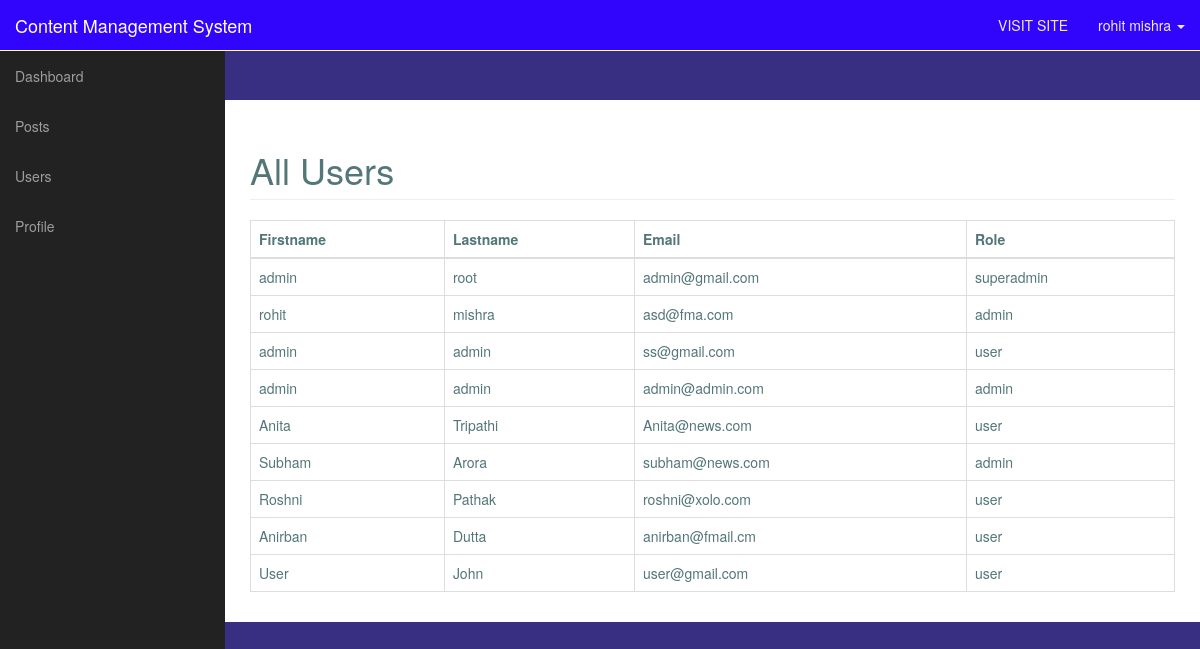
/CMS_Task_1/admin/users.php (signed in), run on the app's committed database.
### tables this page shows
CREATE TABLE `users` (
  `id` int(4) NOT NULL,
  `username` varchar(225) NOT NULL,
  `firstname` varchar(225) NOT NULL,
  `lastname` varchar(225) NOT NULL,
  `email` varchar(225) NOT NULL,
  `password` varchar(225) NOT NULL,
  `role` varchar(225) NOT NULL DEFAULT 'user'
);

### CMS_Task_1/admin/users.php (the view, shortened to what this page needs)
<?php include ('includes/connection.php');
include "includes/adminheader.php";
if (isset($_SESSION['role'])) {
$currentrole = $_SESSION['role'];
}
if ( $currentrole == 'user') {
echo "<script> alert('ONLY ADMIN CAN VIEW USERS');
window.location.href='./index.php'; </script>";
}
else {
    ?>
    <div id="wrapper">
    <?php include "includes/adminnav.php"; ?>
        <div id="page-wrapper">
            <div class="container-fluid">
                <div class="row">
                    <div class="col-lg-12">
                        <h1 class="page-header">
                            All Users
                        </h1>
    <table class="table table-bordered table-hover">
    <thead>
        <tr>
            <th>Firstname</th>
            <th>Lastname</th>
            <th>Email</th>
            <th>Role</th>
        </tr>
    </thead>
    <tbody>
        <?php
            $query = "SELECT * FROM users";
            $select_users = mysqli_query($conn, $query) or die(mysqli_error($conn));
            if (mysqli_num_rows($select_users) > 0 ) {
            while ($row = mysqli_fetch_array($select_users)) {
                $user_firstname = $row['firstname'];
                $user_lastname = $row['lastname'];
                $user_email = $row['email'];
                $user_role = $row['role'];
                echo "<tr>";
                echo "<td>$user_firstname</td>";
                echo "<td>$user_lastname</td>";
                echo "<td>$user_email</td>";
                echo "<td>$user_role</td>";
                echo "</tr>";
             }
        ?>
    </tbody>
 </table>
<?php
}
    ?>
    </div>
 </div>
 </div>
 </div>
 </div>
<?php
}
?>
    <?php include ('includes/adminfooter.php');
    ?>

### CMS_Task_1/admin/includes/adminheader.php (shortened to what this page needs)
<!DOCTYPE html>
<html lang="en">
<head>
    <link href="css/bootstrap.min.css" rel="stylesheet">
    <link href="css/sb-admin.css" rel="stylesheet">
</head>
<body>

### CMS_Task_1/admin/includes/adminnav.php (shortened to what this page needs)
 <nav class="navbar navbar-inverse navbar-fixed-top" role="navigation">
            <div class="navbar-header">
                <a class="navbar-brand" href="index.php">Content Management System</a>
            </div>
            <ul class="nav navbar-right top-nav">
                <li><a href="../index.php">VISIT SITE</a></li>
                <li class="dropdown">
                    <a href="#" class="dropdown-toggle" data-toggle="dropdown"><i class="fa fa-user"></i> <?php echo $_SESSION['firstname'] . ' ' . $_SESSION['lastname']; ?> <b class="caret"></b></a>
                </li>
            </ul>
<div class="collapse navbar-collapse navbar-ex1-collapse">
                <ul class="nav navbar-nav side-nav">
                    <li>
                        <a href="index.php" class="active"><i class="fa fa-fw fa-dashboard"></i> Dashboard</a>
                    </li>
                   <li>
                        <a href="javascript:;" class="dropdown-toggle" data-toggle="collapse" data-target="#posts"><i class="fa fa-fw fa-file-text"></i> Posts <i class="fa fa-fw fa-caret-down"></i></a>
                        <li>
                         <a href="javascript:;" data-toggle="collapse" data-target="#user"><i class="fa fa-fw fa-users"></i> Users <i class="fa fa-fw fa-caret-down"></i></a>
                    </li>
                    <li>
                        <a href="./profile.php?section=<?php echo $_SESSION['username']; ?>"><i class="fa fa-fw fa-user"></i> Profile</a>
                    </li>
                </ul>
            </div>
        </nav>

### CMS_Task_1/admin/includes/adminfooter.php (shortened to what this page needs)
</body>
</html>

### CMS_Task_1/admin/css/sb-admin.css (style rules this page uses)
body { margin-top: 100px; background-color: #222; }
@media (min-width:768px) { body { margin-top: 50px; } }
#wrapper { padding-left: 0; }
#page-wrapper { width: 100%; padding: 0; background-color: #fff; }
@media (min-width:768px) { #wrapper { padding-left: 225px; } }
@media (min-width:768px) { #page-wrapper { padding: 10px; } }
.top-nav { padding: 0 15px; }
.top-nav>li { display: inline-block; float: left; }
.top-nav>li>a { padding-top: 15px; padding-bottom: 15px; line-height: 20px; color: #999; }
@media (min-width:768px) { .side-nav { position: fixed; top: 51px; left: 225px; width: 225px; margin-left: -225px; border: none; border-radius: 0; overflow-y: auto; background-color: #222; bottom: 0; overflow-x: hidden; padding-bottom: 40px; } }
@media (min-width:768px) { .side-nav>li>a { width: 225px; } }

### CMS_Task_1/admin/includes/adminheader.php (style rules this page uses)
body { margin-top: 100px; background-color: #382f83; color: #537679; }
.navbar-inverse { background-color: #3105fb; border-color: #ffffff; }
.navbar-inverse .navbar-brand { color: #ffebeb; }
.top-nav>li>a { padding-top: 15px; padding-bottom: 15px; line-height: 20px; color: #eeeaea; }

### data on the page
users: firstname "admin", lastname "root", email "admin@gmail.com", role "superadmin"
users: firstname "rohit", lastname "mishra", email "asd@fma.com", role "admin"
users: firstname "admin", lastname "admin", email "ss@gmail.com", role "user"
users: firstname "admin", lastname "admin", email "admin@admin.com", role "admin"
users: firstname "Anita", lastname "Tripathi", email "Anita@news.com", role "user"
users: firstname "Subham", lastname "Arora", email "subham@news.com", role "admin"
users: firstname "Roshni", lastname "Pathak", email "roshni@xolo.com", role "user"
users: firstname "Anirban", lastname "Dutta", email "anirban@fmail.cm", role "user"
users: firstname "User", lastname "John", email "user@gmail.com", role "user"

### other printed values
$_SESSION['firstname'] "rohit"
$_SESSION['lastname'] "mishra"
